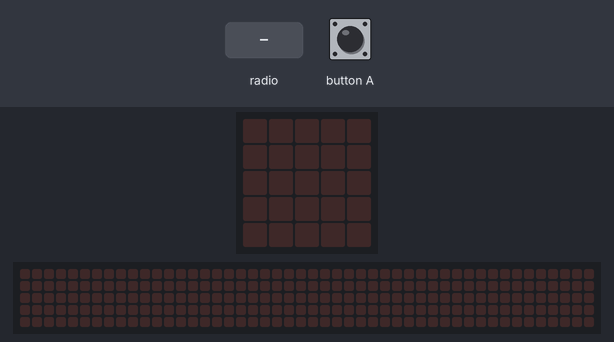
Recording of a program running on a simulated BBC micro:bit running MicroPython. Shown: the board's 5×5 LED display, a strip that is not on the board, showing the scrolling text unrolled. The test bench sets the inputs (shaded band). The 48×5 strip is a reading aid, not a part: it shows the text the display is scrolling, unrolled, one strip-width of it at a time.

Above: at 1.2 s.
1.3 s: radio message "SOS:" arrives
At 1.38 s:
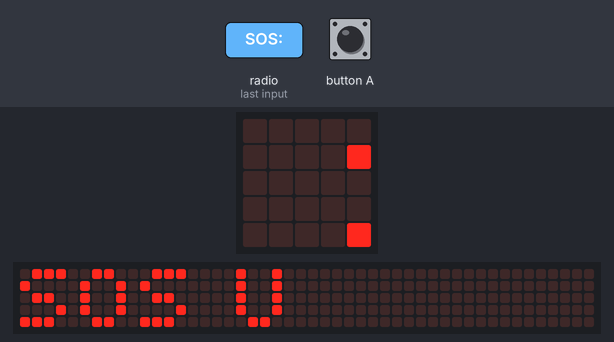
At 1.83 s:
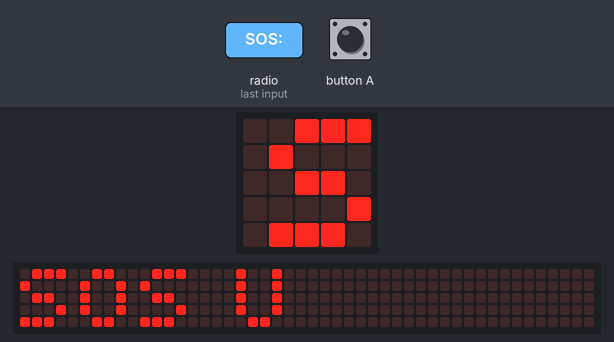
Timing chart, 0 to 4.3 s (numbered marks = the images above; inputs shaded):
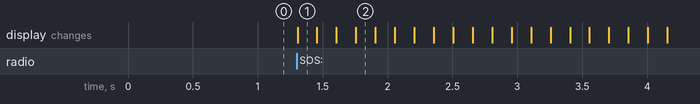

The program:

CRA.py
```python
from microbit import *
import radio
import music

radio.config(group=67)
radio.on()

ultim_usuari_sos = ""

#music.set_volume(255)
# music.stop()

while True:
    msg = radio.receive()

    # rep SOS
    if msg and msg.startswith("SOS:"):
        ultim_usuari_sos = msg[4:]
        display.scroll("SOS U" + ultim_usuari_sos)

    # professor desbloqueja amb boto A
    if button_a.was_pressed() and ultim_usuari_sos != "":
        radio.send("UNLOCK:" + ultim_usuari_sos)
        display.scroll("OK")

    sleep(50)
```

Measured:
- after the input at 1.3 s, the display: changes at once (image 1)
